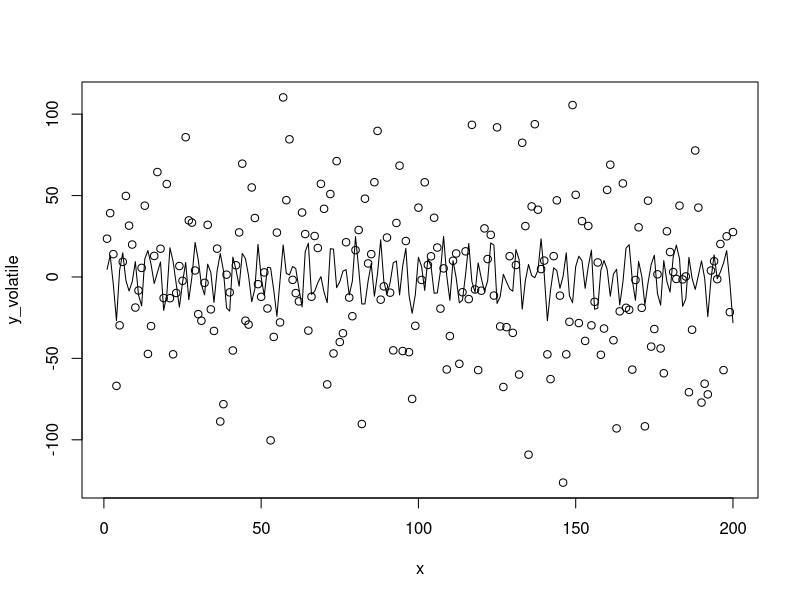
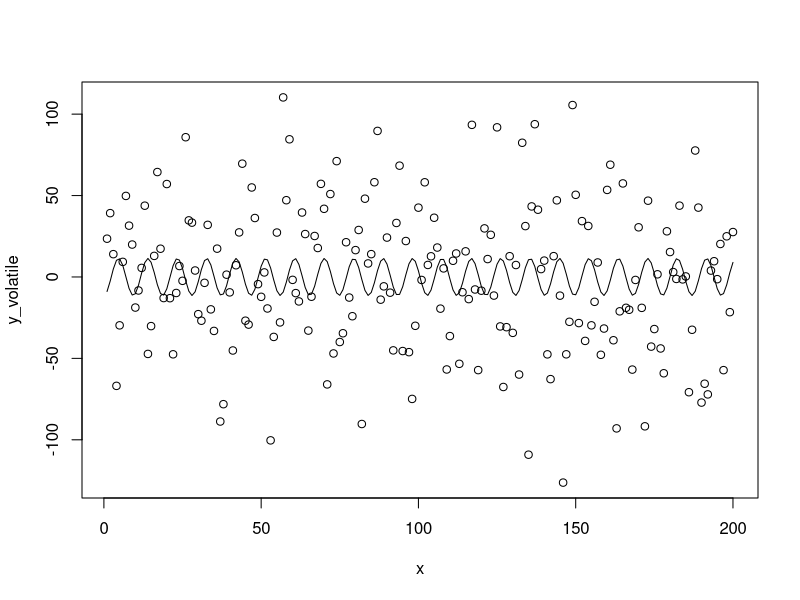
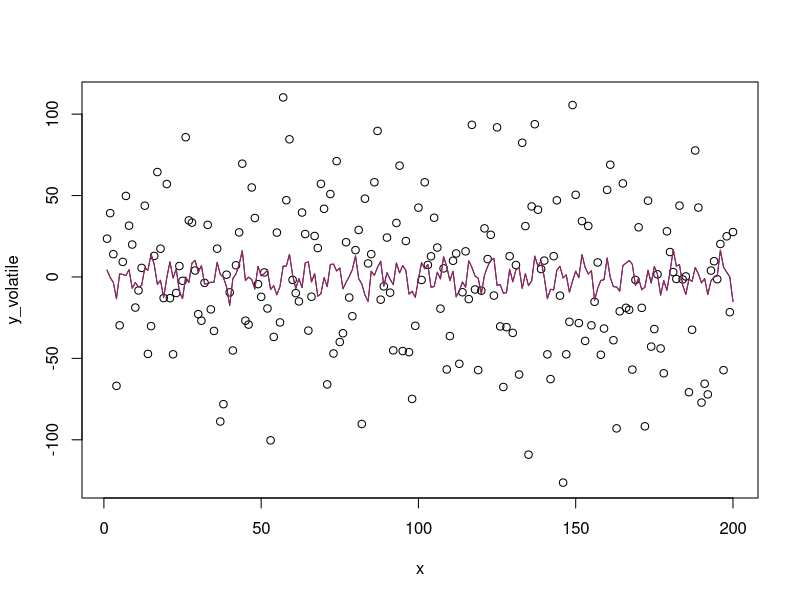

Source code (R) for these figures, in order:
# The Weierstrass function

wf <- function(x, wf_iterations, a, b)
{
  v <- NULL
  for(j in 1:wf_iterations)
  {
    v[j] <- (a^j)*cos((b^j)*x)
  }
  return(sum(v))
}

# The parameters initialization
a <- 1.5
b <- 21
# wf_iteration is not equal to 1, which means the data is volatile
wf_iteration <- 5

y_volatile <- NULL
y_volatile_trend <- NULL

# The residual's IIDN parameters
stdev <- 40
n <- 200
u <- rnorm(n,0,stdev)
x <- 1:n

# The volatile trend series

for(i in 1:n)
{
  y_volatile[i] <- wf(x[i],wf_iteration,a,b) + u[i]
  y_volatile_trend[i] <- wf(x[i],wf_iteration,a,b)
}





# ----------------------- 1. With optim function ----------------------- #

est_function <- function(parameters) {
  
  # Generating y-variable according to the Weierstrass function - first and
  # second parameters are a and b while third one is the wf_iteration
  for (i in 1:parameters[3]) {
    y <- parameters[1]^i * cos(parameters[2]^i * x)
  }
  
  return( sum( (y_volatile - y)^2 ) )
}

# The setup to find the required coefficients are as below.

val <- NULL
for (i in seq(0,100, by = 5))
{
  for (j in seq(0,100, by = 5))
  {
    for (k in 2:10)
    {
      temp_est <- optim(c(i,j,k) , est_function)
      val <- rbind(  val,  c(temp_est$par,temp_est$value) )
    }
  }
}

# The parameters with the minimum residual sum squared according to the optim
# function.
est_parameters1 <- val[val[,4] == min(val[,4])][1:3]

# Estimated y with the above parameters
y_est1 <- NULL
for (i in 1:n) {
  y_est1[i] <- wf(i , est_parameters1[3], est_parameters1[1], est_parameters1[2])
}

plot(x, y_volatile)
lines(x, y_volatile_trend - y_est1)

# Estimated wf_iteration with this method
wf_iteration_est1 <- round(est_parameters1[3],0)





# ------------------------ 2. With min(RSS) ------------------------ #

# The function that returns the RSS
residual_sum_square <- function(a, b, wfi) {
  y <- NULL
  for (i in 1:n) {
    y[i] <- wf(i , wfi, a, b)
  }
  return(sum(
    (y_volatile - y)^2
  ))
}

val <- NULL
for (i in seq(0,10, by = 0.5))
{
  for (j in seq(0,50, by = 1))
  {
    for (k in 2:10)
    {
      value <- residual_sum_square(i, j, k)
      val <- rbind(  val,  c(i, j, k, value) )
    }
  }
}

# Estimated parameters with the above method
est_parameters2 <- val[val[,4] == min(val[,4])][1:3]

# Estimated y with the above parameters
y_est2 <- NULL
for (i in 1:n) {
  y_est2[i] <- wf(i , est_parameters2[3], est_parameters2[1], est_parameters2[2])
}

plot(x, y_volatile)
lines(x, y_volatile_trend - y_est2)

# Estimated wf_iteration with this method
wf_iteration_est2 <- round(est_parameters2[3],0)





# -------------------------- 3. With nls -------------------------- #
# Regression result is below. It is assumed that wf_iteration is known. Note
# that here also the actual parameters are given in the 'start' list. The
# control section is to create the min factor lower enough to perform the
# iterations, and the warnOnly is used to ensure that the iterations
# complete without errors.

init_parameters_volatile <- list(A = a, B = b)

model_nls_volatile <- nls(
  y_volatile ~ A*cos(B*x) + A^2*cos(B^2*x) +
    A^3*cos(B^3*x) + A^4*cos(B^4*x) + A^5*cos(B^5*x),
  start = init_parameters_volatile,
  trace = TRUE,
  control = nls.control(minFactor = 1/2^15, warnOnly = TRUE)
)
summary(model_nls_volatile)

# The plots are below.
plot(x,y_volatile,ylim = c(min(y_volatile) , max(y_volatile)))
# lines(x,y_volatile_trend - fitted(model_nls_volatile),col = "black")
lines(x,y_volatile_trend,col = "blue")
lines(x,fitted(model_nls_volatile),col = "brown")
